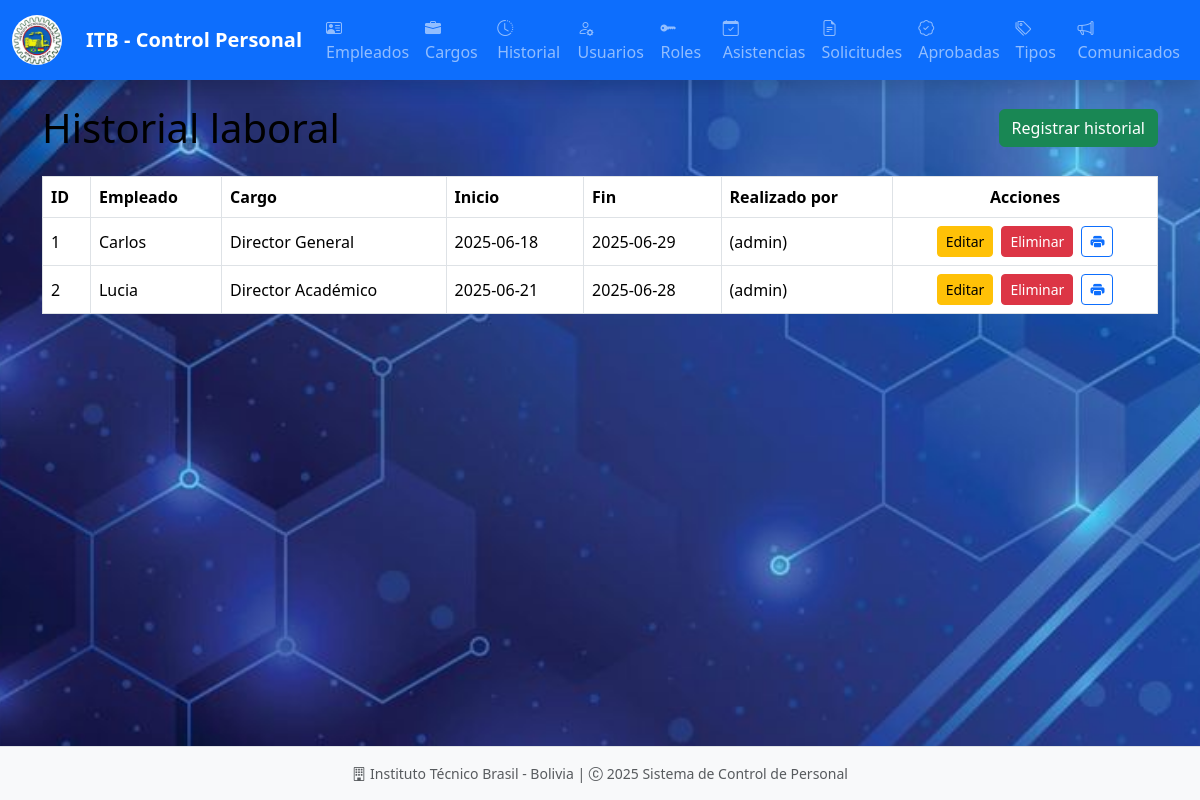
Before: /historiales/ with the older database file.
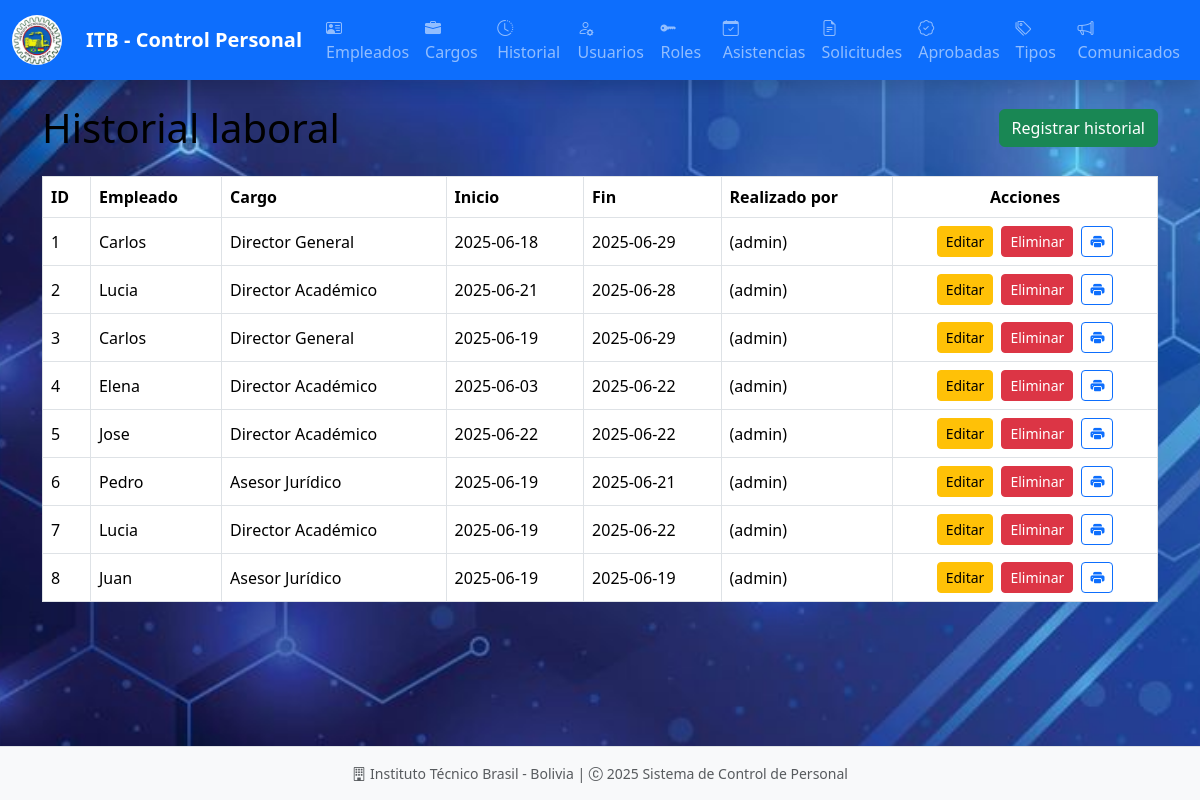
After: the same page with the newer database file.
### models/historial_model.py (models this page shows, shortened)
class Historial(db.Model):
    __tablename__ = "historial_laboral"
    id = db.Column(db.Integer, primary_key=True)
    empleado_id = db.Column(db.Integer, db.ForeignKey('empleados.id'), nullable=False)
    cargo = db.Column(db.String(100), nullable=False)
    fecha_inicio = db.Column(db.Date, nullable=False)
    fecha_fin = db.Column(db.Date)
    usuario_id = db.Column(db.Integer, db.ForeignKey('usuarios.id'), nullable=False)
    empleado = db.relationship('Empleado', back_populates='historial_laboral')
    usuario = db.relationship('Usuario', back_populates='historiales')
    @staticmethod
    def get_all():
        return Historial.query.all()

### models/empleado_model.py (models this page shows, shortened)
class Empleado(db.Model):
    __tablename__ = "empleados"
    id = db.Column(db.Integer, primary_key=True)
    nombre = db.Column(db.String(255), nullable=False)
    apellido = db.Column(db.String(255), nullable=False)
    ci = db.Column(db.String(20), nullable=False, unique=True)
    email = db.Column(db.String(255), nullable=False, unique=True)
    telefono = db.Column(db.String(20), nullable=False)
    fecha = db.Column(db.DateTime, nullable=False, default=datetime.utcnow)
    cargo_id = db.Column(db.Integer, db.ForeignKey('cargos.id'), nullable=False)
    cargo = db.relationship('Cargo', back_populates='empleados')
    usuarios = db.relationship('Usuario', back_populates='empleado', uselist=False)
    asistencias = db.relationship('Asistencia', back_populates='empleado', cascade='all, delete-orphan')
    historial_laboral = db.relationship('Historial', back_populates='empleado', cascade='all, delete-orphan')
    licencias_aprobadas = db.relationship('LicenciaAprobada', back_populates='empleado', cascade='all, delete-orphan')
    solicitudes_licencia = db.relationship('SolicitudLicencia', back_populates='empleado', cascade='all, delete-orphan')
    def delete(self):
        db.session.delete(self)
        db.session.commit()

### models/usuario_model.py (models this page shows, shortened)
class Usuario(db.Model):
    __tablename__ = "usuarios"
    id = db.Column(db.Integer, primary_key=True)
    username = db.Column(db.String(50), nullable=False, unique=True)
    password = db.Column(db.String(255), nullable=False)
    empleado_id = db.Column(db.Integer, db.ForeignKey('empleados.id'), nullable=False)
    rol_id = db.Column(db.Integer, db.ForeignKey('roles.id'), nullable=False)
    rol = db.relationship('Rol', back_populates='usuarios')
    empleado = db.relationship('Empleado', back_populates='usuarios')
    comunicados = db.relationship('Comunicado', back_populates='usuario', cascade='all, delete-orphan')
    historiales = db.relationship('Historial', back_populates='usuario', cascade='all, delete-orphan')
    def delete(self):
        db.session.delete(self)
        db.session.commit()

### controllers/historial_controller.py (the view)
@historial_bp.route('/')
def index():
    historiales = Historial.get_all()
    return historial_view.list(historiales)

### run.py (called while the page is built)
@app.context_processor
def inject_active_path():
    def is_active(path):
        return 'active' if request.path == path else ''
    return(dict(is_active = is_active))

### views/historial_view.py (called while the page is built)
def list(historiales):
    return render_template('admin/historial/index.html', historiales=historiales)

### templates/admin/historial/index.html (shortened to what this page needs)
{% extends 'admin/base.html' %}
{% block content %}
<div class="d-flex justify-content-between align-items-center mb-4">
    <h1 class="mb-0">Historial laboral</h1>
    <div class="d-flex gap-2">
        <a href="{{ url_for('historial.create') }}" class="btn btn-success no-print">Registrar historial</a>
    </div>
</div>
<table class="table table-bordered table-hover align-middle">
    <thead class="thead-dark">
        <tr>
            <th>ID</th>
            <th>Empleado</th>
            <th>Cargo</th>
            <th>Inicio</th>
            <th>Fin</th>
            <th>Realizado por</th>
            <th class="no-print text-center">Acciones</th>
        </tr>
    </thead>
    <tbody>
        {% for item in historiales %}
        <tr>
            <td>{{ item.id }}</td>
            <td>{{ item.empleado.nombre }}</td>
            <td>{{ item.cargo }}</td>
            <td>{{ item.fecha_inicio.strftime('%Y-%m-%d') }}</td>
            <td>{{ item.fecha_fin.strftime('%Y-%m-%d') if item.fecha_fin else 'Actual' }}</td>
            <td>{{ item.usuario.nombre }} ({{ item.usuario.username }})</td>
            <td class="no-print text-center">
                <div class="d-flex justify-content-center gap-2">
                    <a href="{{ url_for('historial.edit', id=item.id) }}" class="btn btn-sm btn-warning">Editar</a>
                    <a href="{{ url_for('historial.delete', id=item.id) }}" class="btn btn-sm btn-danger"
                        onclick="return confirm('¿Eliminar este historial?');">Eliminar</a>
                    <a href="{{ url_for('historial.imprimir_historial', empleado_id=item.empleado_id) }}"
                        class="btn btn-sm btn-outline-primary">
                        <i class="bi bi-printer-fill"></i>
                    </a>
                </div>
            </td>
        </tr>
        {% endfor %}
    </tbody>
</table>
{% endblock %}

Changed rows visible on the page:
added Historial: id "3", empleado.nombre "Carlos", cargo "Director General", fecha_inicio "2025-06-19", fecha_fin "2025-06-29", usuario.username "admin"
added Historial: id "4", empleado.nombre "Elena", cargo "Director Académico", fecha_inicio "2025-06-03", fecha_fin "2025-06-22", usuario.username "admin"
added Historial: id "5", empleado.nombre "Jose", cargo "Director Académico", fecha_inicio "2025-06-22", fecha_fin "2025-06-22", usuario.username "admin"
added Historial: id "6", empleado.nombre "Pedro", cargo "Asesor Jurídico", fecha_inicio "2025-06-19", fecha_fin "2025-06-21", usuario.username "admin"
added Historial: id "7", empleado.nombre "Lucia", cargo "Director Académico", fecha_inicio "2025-06-19", fecha_fin "2025-06-22", usuario.username "admin"
added Historial: id "8", empleado.nombre "Juan", cargo "Asesor Jurídico", fecha_inicio "2025-06-19", fecha_fin "2025-06-19", usuario.username "admin"
